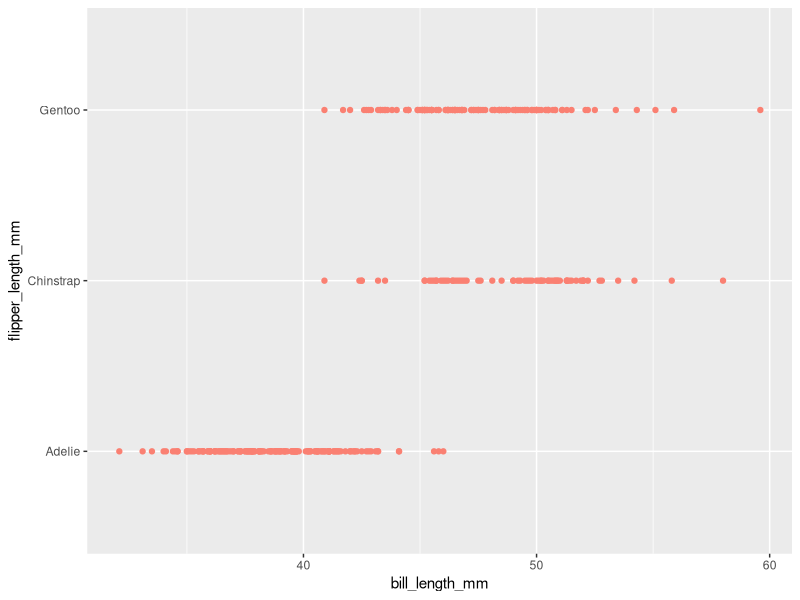
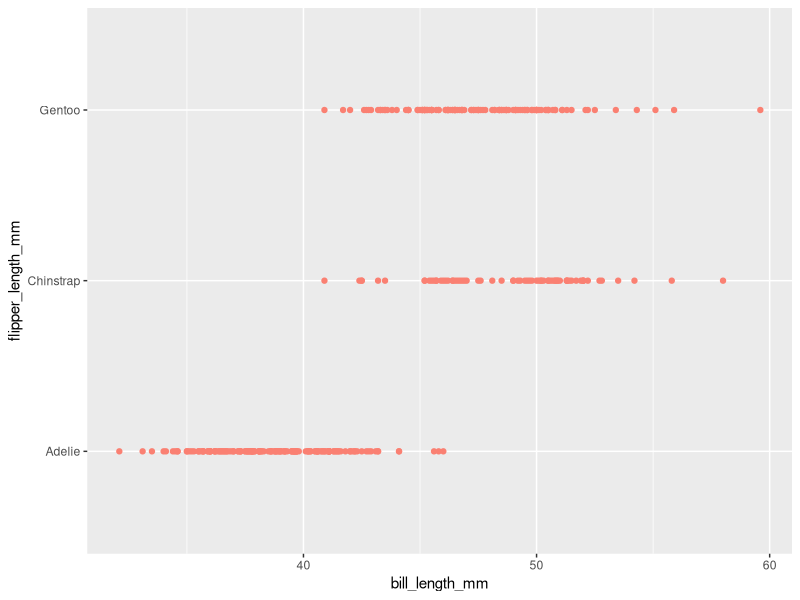

Here is the R script that generated these plots, in order:
## ---- chunk 1
library(tidyverse)
## ---- chunk 2

#Creating tables that contain a random sample of size 10 from a standard Normal distribution, a logical vector indicating whether elements of the sample are greater than 0,a character vector of length 10,a factor vector of length 10, with 3 different factor “levels”
Problem1_df =  tibble(
  vec1 = rnorm(10),
  vec2 = vec1 > 0,
  vec3 = c("a","b","c","d","e","f","g","h","i","j"),
  vec4 = factor(c("low","low","low","Med","Med","Med","Med","High","High","High"))
  )

## ---- chunk 3
mean(pull(Problem1_df,vec1))
mean(pull(Problem1_df,vec2))
mean(pull(Problem1_df,vec3))
mean(pull(Problem1_df,vec4))
## ---- chunk 4
as.numeric(pull(Problem1_df,vec1))
as.numeric(pull(Problem1_df,vec2))
as.numeric(pull(Problem1_df,vec3))
as.numeric(pull(Problem1_df,vec4))
## ---- chunk 5
as.numeric(pull(Problem1_df,vec2))*pull(Problem1_df,vec1)
as.factor(pull(Problem1_df,vec2))*pull(Problem1_df,vec1)
as.numeric(as.factor(pull(Problem1_df,vec2)))*pull(Problem1_df,vec1)

## ---- chunk 6
data("penguins", package = "palmerpenguins")
x= na.omit(pull(penguins,flipper_length_mm))


## ---- chunk 7

ggplot(data=penguins,mapping=aes(bill_length_mm,flipper_length_mm)) + geom_point(data=penguins, aes(bill_length_mm,species),colour = "salmon")
ggsave("scatter_plot.pdf", height = 4, width = 6)

